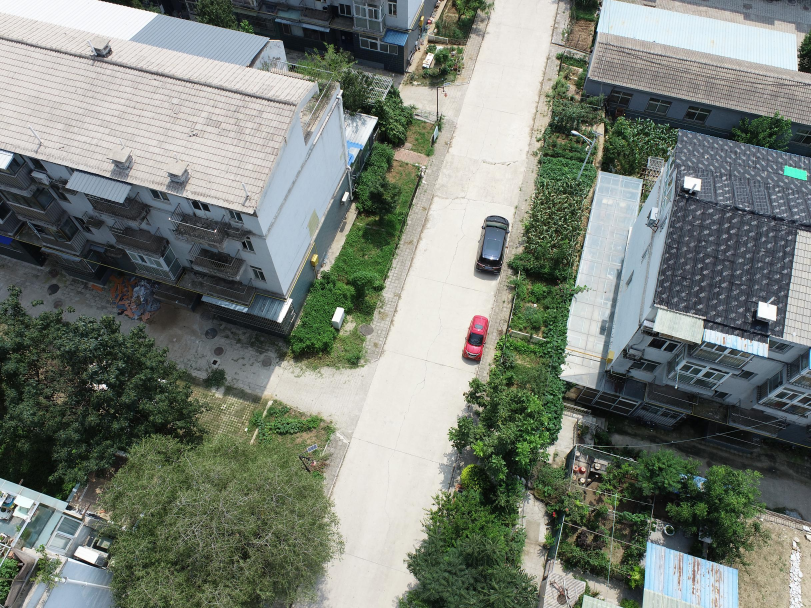
#> input picture ResNetRetriever/class1/1_1.JPG, 2432 x 1824 px (shown at 1/3 size)
$ python -i utils.py   (imports and definitions only)
#> lines starting #> are read from the running program, lines starting #| are printed output that depends on the picture; after the words box and inside, x2 and y2 are one past the last pixel; in counts of white or black regions, pixels touching at a corner belong together
from scipy.spatial.transform import Rotation
import numpy as np
import cv2

# [50 lines left out: functions create_alpha_fn, rot_phi, rot_theta, rot_psi, trans_t, get_noised_pose and 1 more, not called in this run]

def rgb2bgr(img_rgb):
    img_bgr = cv2.cvtColor(img_rgb, cv2.COLOR_RGB2BGR)
    return img_bgr

# [38 lines left out: functions show_img, find_POI, find_Edge, not called in this run]

def find_EdgeRegion(img_rgb, DEBUG=False):
    # img - RGB image in range 0...255
#> called with DEBUG = False
    img = np.copy(img_rgb)
    img_gray = cv2.cvtColor(img, cv2.COLOR_RGB2GRAY)
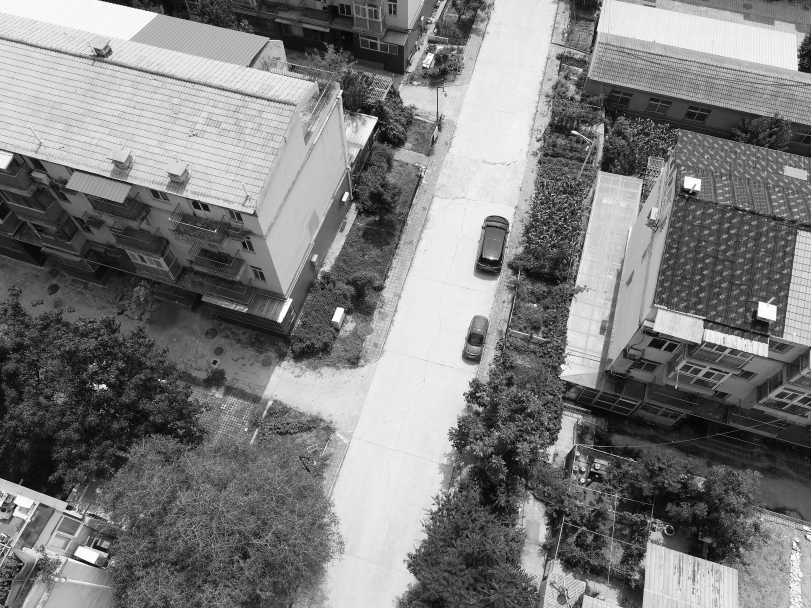
#> img_gray: shape (1824, 2432) (shown at 1/3 size); min 0, max 255, mean 125.5

    # 使用Canny边缘检测方法
    edges = cv2.Canny(img_gray, 150, 450)
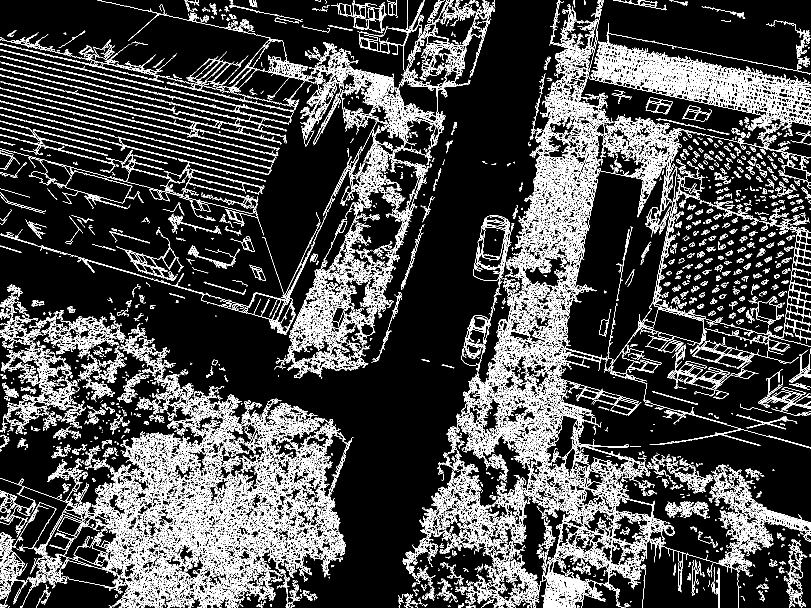
#> edges: shape (1824, 2432) (shown at 1/3 size); 12.7% white in thin lines or dots

    # 使用cv2.dilate()进行膨胀操作
    search_radius = 7
    kernel = np.ones((search_radius, search_radius), np.uint8)
    dilated_edges = cv2.dilate(edges, kernel)
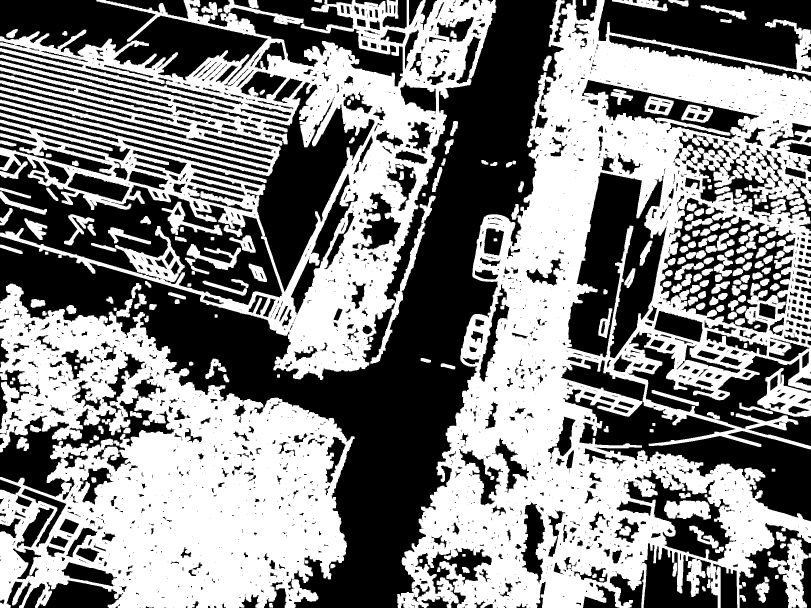
#> dilated_edges: shape (1824, 2432) (shown at 1/3 size); 51.6% white; 2068 black regions (1144 under 20 px), largest, box (x1, y1, x2, y2) and area: (0, 0, 1691, 1824) 679247, (0, 461, 847, 915) 129562, (1684, 1080, 2432, 1564) 106024

    if DEBUG:
        cv2.imwrite("Detected edges", dilated_edges)

    # 获取膨胀后的边缘点的坐标
    xy = np.argwhere(dilated_edges > 0)
#> xy = 2290237 pairs, first value 0 to 1823, second value 0 to 2431
    xy = np.array(xy).astype(int)

    return xy  # pixel coordinates

>>> import cv2
>>> picture = cv2.cvtColor(cv2.imread('ResNetRetriever/class1/1_1.JPG'), cv2.COLOR_BGR2RGB)
>>> result = find_EdgeRegion(picture)
#> result has the same summary as xy in find_EdgeRegion

$ run again, on ResNetRetriever/class1/1_2.JPG
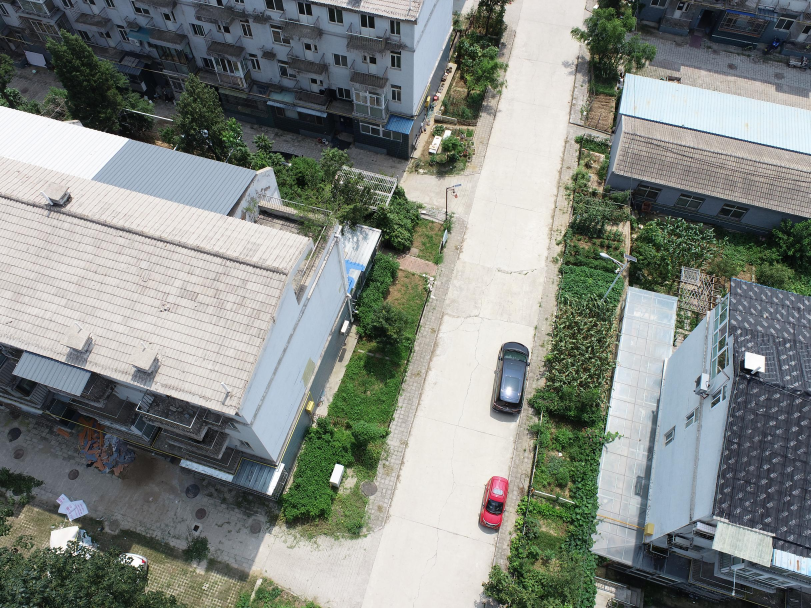
#> input picture ResNetRetriever/class1/1_2.JPG, 2432 x 1824 px (shown at 1/3 size)
#> in find_EdgeRegion, `edges = cv2.Canny(img_gray, 150, 450)`:
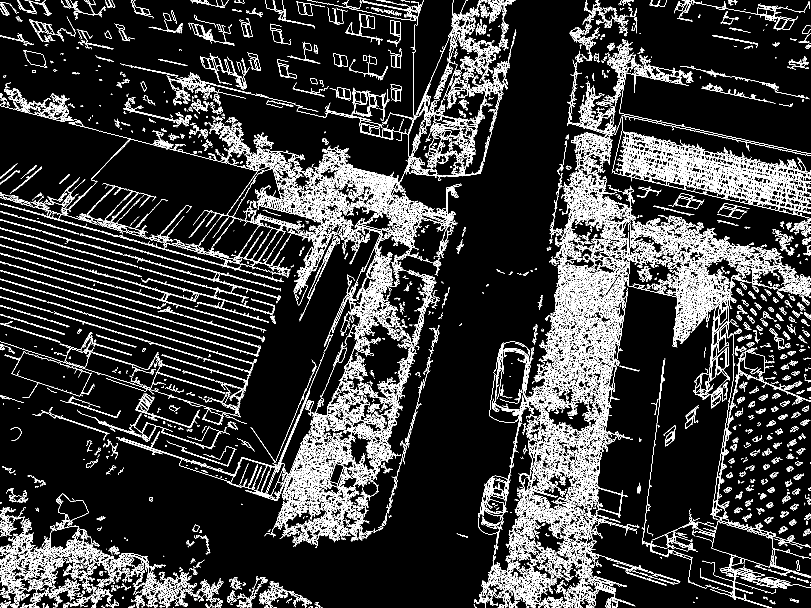
#> edges: shape (1824, 2432) (shown at 1/3 size); 10% white in thin lines or dots
#> in find_EdgeRegion, `dilated_edges = cv2.dilate(edges, kernel)`:
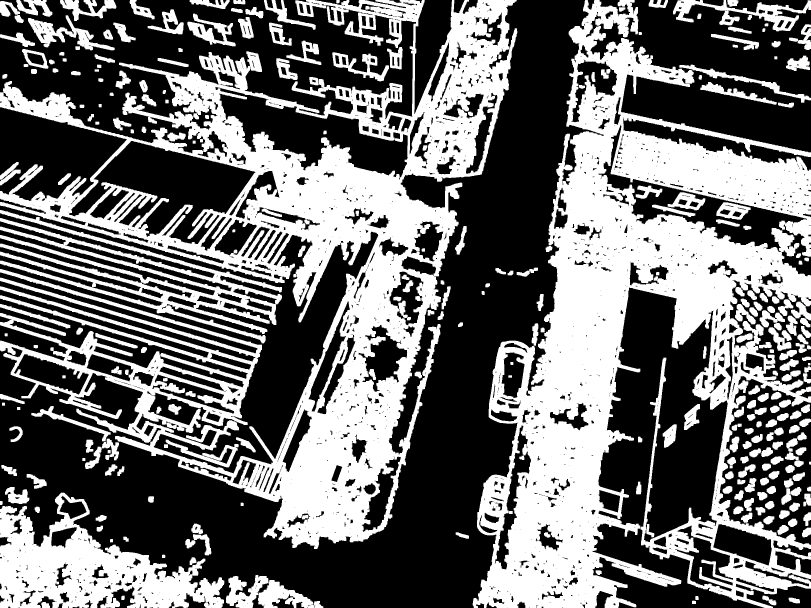
#> dilated_edges: shape (1824, 2432) (shown at 1/3 size); 42.5% white; 295 white regions, largest, box (x1, y1, x2, y2) and area: (0, 0, 1552, 1647) 747848, (1418, 0, 2432, 1824) 724681, (0, 1478, 673, 1824) 109211
#> xy = 1883174 pairs, first value 0 to 1823, second value 0 to 2431
#> result has the same summary as xy in find_EdgeRegion

$ run again, on ResNetRetriever/class1/1_3.JPG
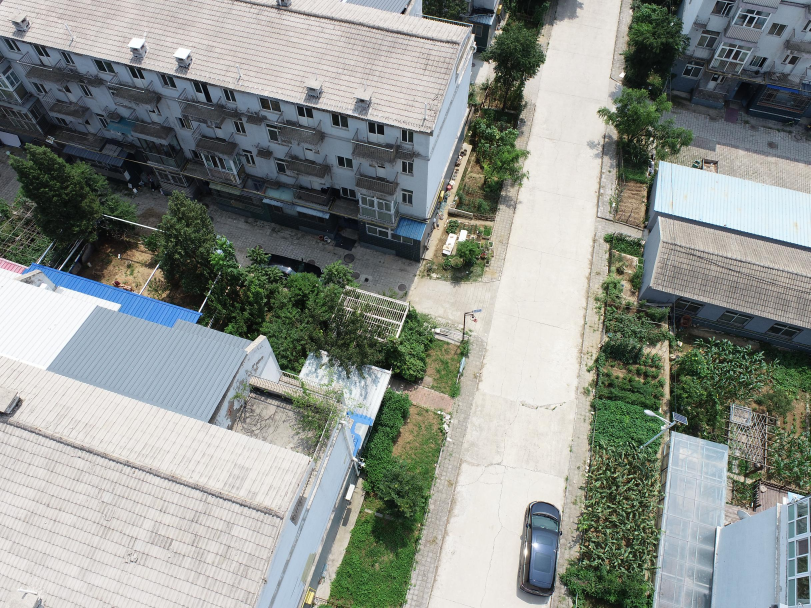
#> input picture ResNetRetriever/class1/1_3.JPG, 2432 x 1824 px (shown at 1/3 size)
#> in find_EdgeRegion, `edges = cv2.Canny(img_gray, 150, 450)`:
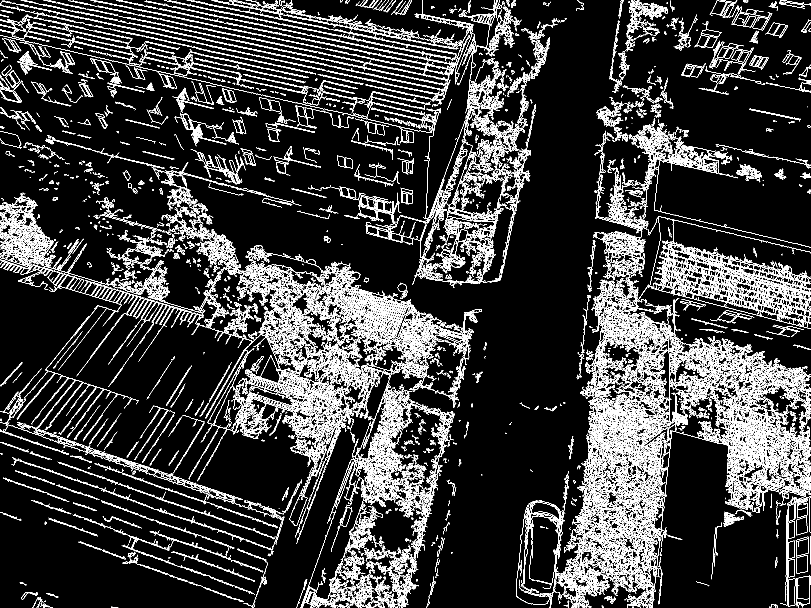
#> edges: shape (1824, 2432) (shown at 1/3 size); 10.6% white in thin lines or dots
#> in find_EdgeRegion, `dilated_edges = cv2.dilate(edges, kernel)`:
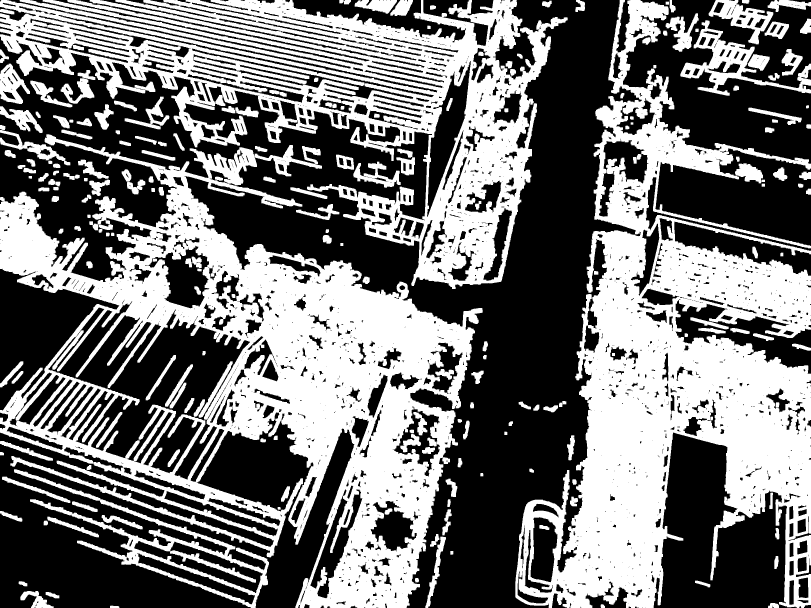
#> dilated_edges: shape (1824, 2432) (shown at 1/3 size); 45.4% white; 215 white regions, largest, box (x1, y1, x2, y2) and area: (0, 403, 1448, 1824) 699855, (1546, 0, 2432, 1824) 638289, (0, 0, 1703, 867) 458021
#> xy = 2011737 pairs, first value 0 to 1823, second value 0 to 2431
#> result has the same summary as xy in find_EdgeRegion

$ run again, on ResNetRetriever/class1/1_4.JPG
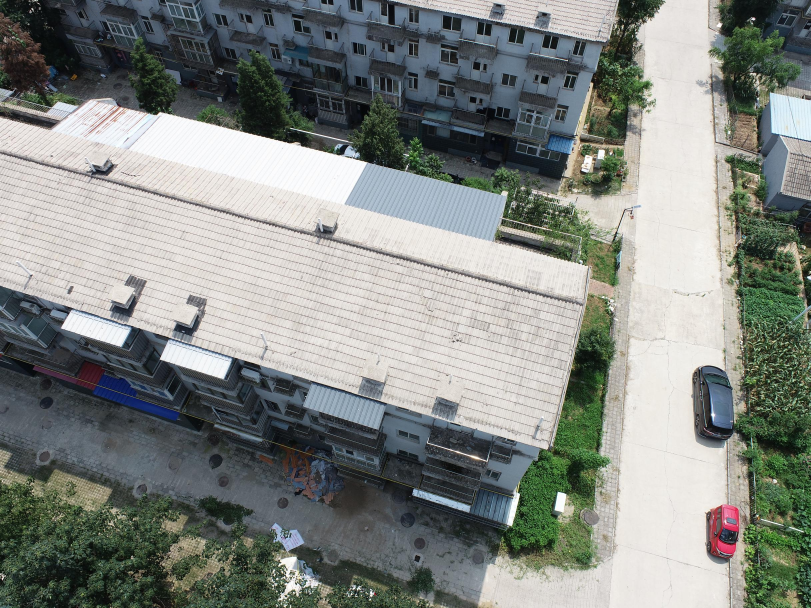
#> input picture ResNetRetriever/class1/1_4.JPG, 2432 x 1824 px (shown at 1/3 size)
#> in find_EdgeRegion, `edges = cv2.Canny(img_gray, 150, 450)`:
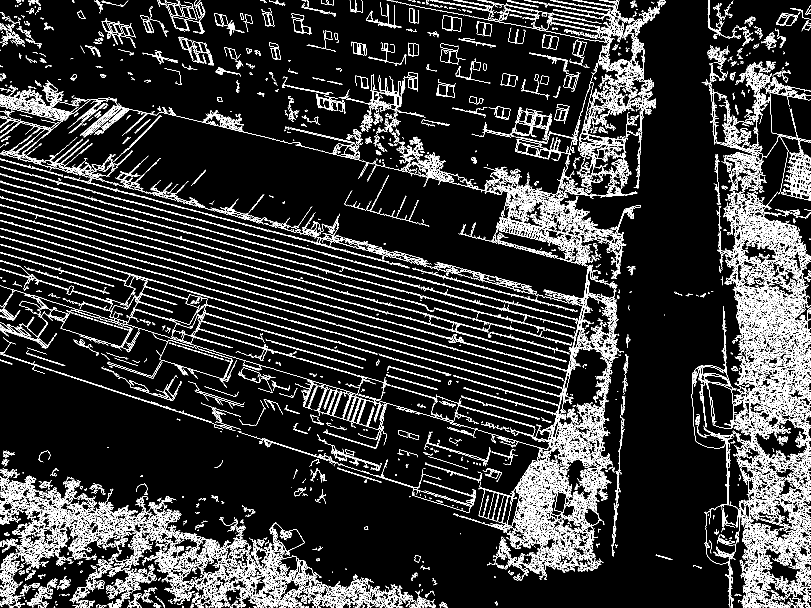
#> edges: shape (1824, 2432) (shown at 1/3 size); 9.3% white in thin lines or dots
#> in find_EdgeRegion, `dilated_edges = cv2.dilate(edges, kernel)`:
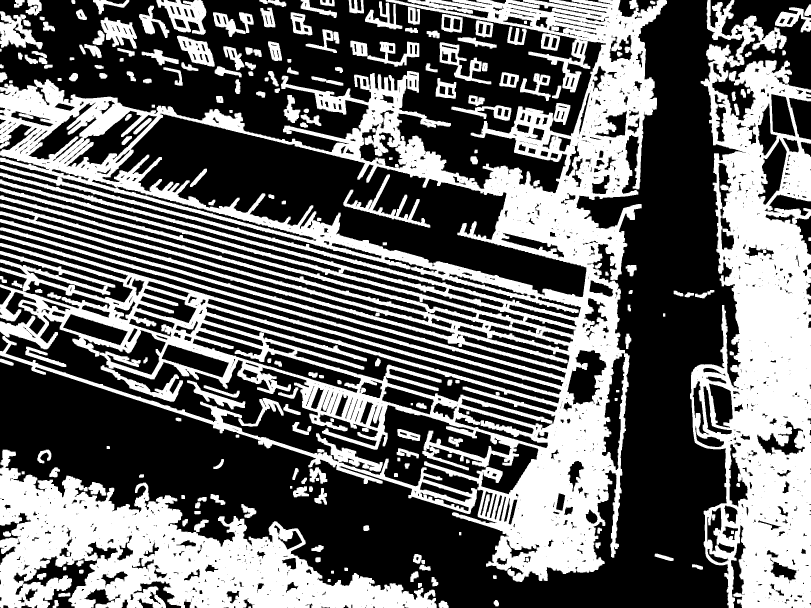
#> dilated_edges: shape (1824, 2432) (shown at 1/3 size); 41.1% white; 225 white regions, largest, box (x1, y1, x2, y2) and area: (0, 0, 2001, 1746) 1004019, (2070, 0, 2432, 1824) 377225, (0, 1349, 1310, 1824) 262881
#> xy = 1821919 pairs, first value 0 to 1823, second value 0 to 2431
#> result has the same summary as xy in find_EdgeRegion
